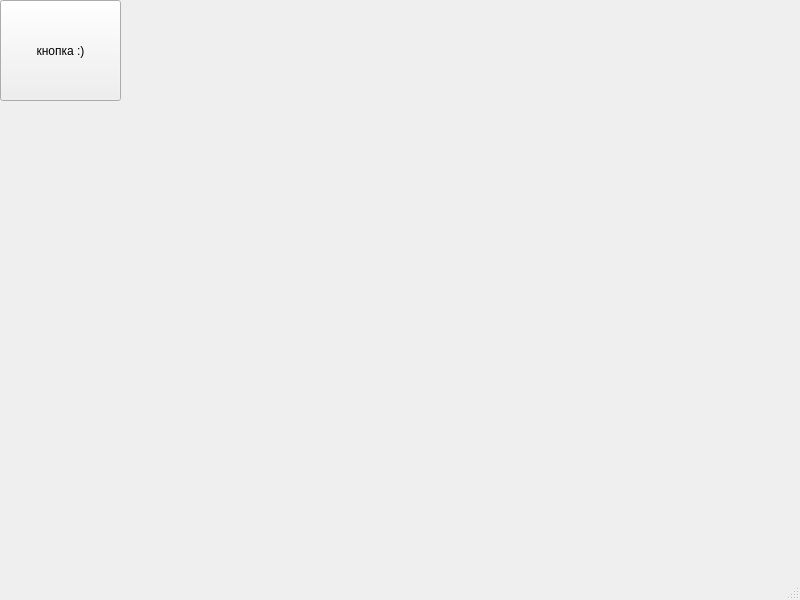
<?xml version="1.0" encoding="UTF-8"?>
<ui version="4.0">
 <class>MainWindow</class>
 <widget class="QMainWindow" name="MainWindow">
  <property name="geometry">
   <rect>
    <x>0</x>
    <y>0</y>
    <width>800</width>
    <height>600</height>
   </rect>
  </property>
  <property name="windowTitle">
   <string>MainWindow</string>
  </property>
  <widget class="QWidget" name="centralwidget">
   <widget class="QPushButton" name="pushButton">
    <property name="geometry">
     <rect>
      <x>0</x>
      <y>0</y>
      <width>121</width>
      <height>101</height>
     </rect>
    </property>
    <property name="text">
     <string>кнопка :)</string>
    </property>
   </widget>
  </widget>
  <widget class="QMenuBar" name="menubar">
   <property name="geometry">
    <rect>
     <x>0</x>
     <y>0</y>
     <width>800</width>
     <height>21</height>
    </rect>
   </property>
  </widget>
  <widget class="QStatusBar" name="statusbar"/>
 </widget>
 <resources/>
 <connections/>
</ui>
